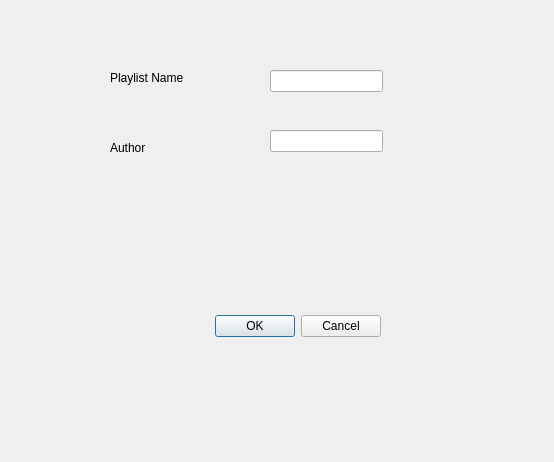
<?xml version="1.0" encoding="UTF-8"?>
<ui version="4.0">
 <class>Dialog</class>
 <widget class="QDialog" name="Dialog">
  <property name="geometry">
   <rect>
    <x>0</x>
    <y>0</y>
    <width>554</width>
    <height>462</height>
   </rect>
  </property>
  <property name="windowTitle">
   <string>Dialog</string>
  </property>
  <widget class="QDialogButtonBox" name="buttonBox">
   <property name="geometry">
    <rect>
     <x>190</x>
     <y>310</y>
     <width>191</width>
     <height>32</height>
    </rect>
   </property>
   <property name="orientation">
    <enum>Qt::Horizontal</enum>
   </property>
   <property name="standardButtons">
    <set>QDialogButtonBox::Cancel|QDialogButtonBox::Ok</set>
   </property>
  </widget>
  <widget class="QLabel" name="label">
   <property name="geometry">
    <rect>
     <x>110</x>
     <y>70</y>
     <width>81</width>
     <height>16</height>
    </rect>
   </property>
   <property name="text">
    <string>Playlist Name</string>
   </property>
  </widget>
  <widget class="QLabel" name="label_2">
   <property name="geometry">
    <rect>
     <x>110</x>
     <y>140</y>
     <width>55</width>
     <height>16</height>
    </rect>
   </property>
   <property name="text">
    <string>Author</string>
   </property>
  </widget>
  <widget class="QLineEdit" name="lineEdit">
   <property name="geometry">
    <rect>
     <x>270</x>
     <y>70</y>
     <width>113</width>
     <height>22</height>
    </rect>
   </property>
  </widget>
  <widget class="QLineEdit" name="lineEdit_2">
   <property name="geometry">
    <rect>
     <x>270</x>
     <y>130</y>
     <width>113</width>
     <height>22</height>
    </rect>
   </property>
  </widget>
 </widget>
 <resources/>
 <connections>
  <connection>
   <sender>buttonBox</sender>
   <signal>accepted()</signal>
   <receiver>Dialog</receiver>
   <slot>accept()</slot>
   <hints>
    <hint type="sourcelabel">
     <x>248</x>
     <y>254</y>
    </hint>
    <hint type="destinationlabel">
     <x>157</x>
     <y>274</y>
    </hint>
   </hints>
  </connection>
  <connection>
   <sender>buttonBox</sender>
   <signal>rejected()</signal>
   <receiver>Dialog</receiver>
   <slot>reject()</slot>
   <hints>
    <hint type="sourcelabel">
     <x>316</x>
     <y>260</y>
    </hint>
    <hint type="destinationlabel">
     <x>286</x>
     <y>274</y>
    </hint>
   </hints>
  </connection>
 </connections>
</ui>
